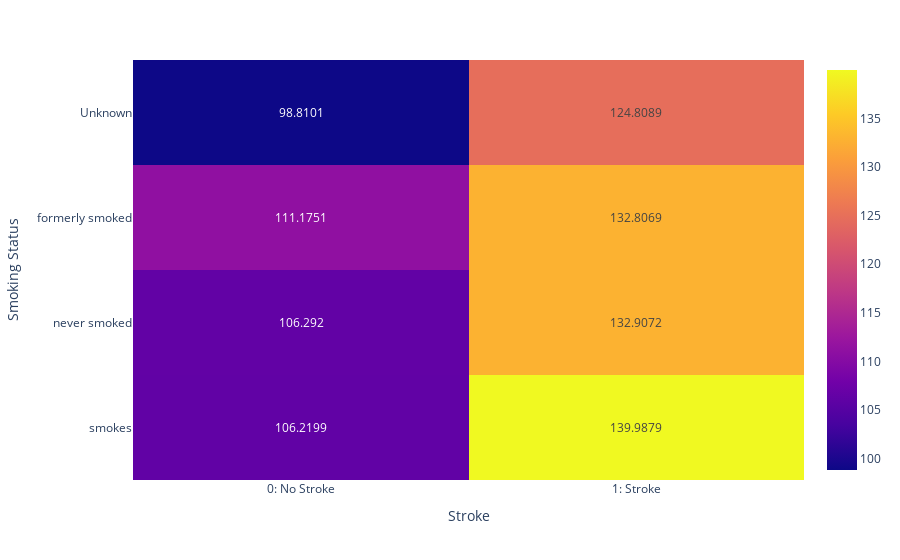

Notebook code cell kept with this figure:
### Markdown cell above
- In this section we will use a Heatmap to understand the relation between Diabetes (High Avg. Glucose levels), Smoking, and Stroke.
- As a first step we will group the data based on the **smoking_status**, and **stroke** columns by using the **.groupby()** method. After grouping we will access the **avg_glucose_level** column and aggregate using the **mean()** function.
- We will then use **.pivot()** to reshape the dataframe based on the values of columns **smoking_status**, **stroke**, and **avg_glucose_level**.
- The Heatmap is plotted on the reshaped dataframe using the Plotly express function **px.imshow()**.

### Code cell
grp_data = data.groupby(['smoking_status', 'stroke'])['avg_glucose_level'].mean().reset_index()
grp_df = grp_data.pivot('smoking_status', 'stroke', 'avg_glucose_level')
fig = px.imshow(grp_df, text_auto=True).update_layout(xaxis_title="Stroke", yaxis_title="Smoking Status", xaxis = dict(
        tickvals = [0, 1],
        ticktext = ['0: No Stroke', '1: Stroke']))
fig.show()

### Figure 1 — Plotly figure (JSON) as saved in the notebook; plotly's stock layout.template omitted (floating-point values rounded to 4 significant figures)
{"data": [{"coloraxis": "coloraxis", "hovertemplate": "stroke: %{x}<br>smoking_status: %{y}<br>color: %{z}<extra></extra>", "name": "0", "texttemplate": "%{z}", "type": "heatmap", "x": [0, 1], "xaxis": "x", "y": ["Unknown", "formerly smoked", "never smoked", "smokes"], "yaxis": "y", "z": [[98.81, 124.8], [111.2, 132.8], [106.3, 132.9], [106.2, 140.0]]}], "layout": {"coloraxis": {"colorscale": [[0, "#0d0887"], [0.1111, "#46039f"], [0.2222, "#7201a8"], [0.3333, "#9c179e"], [0.4444, "#bd3786"], [0.5556, "#d8576b"], [0.6667, "#ed7953"], [0.7778, "#fb9f3a"], [0.8889, "#fdca26"], [1, "#f0f921"]]}, "margin": {"t": 60}, "xaxis": {"anchor": "y", "constrain": "domain", "domain": [0, 1], "scaleanchor": "y", "ticktext": ["0: No Stroke", "1: Stroke"], "tickvals": [0, 1], "title": {"text": "Stroke"}}, "yaxis": {"anchor": "x", "autorange": "reversed", "constrain": "domain", "domain": [0, 1], "title": {"text": "Smoking Status"}}}}
